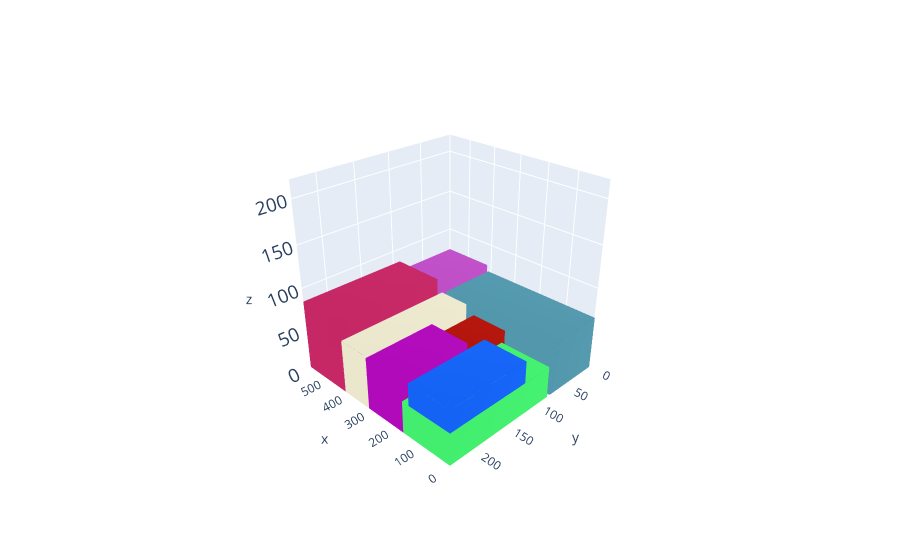

The notebook cell this image was saved under:
### Markdown cell above
# Plot the solution

### Code cell
cont, execution_time,total_volume,TOTAL_VOLUME = MLCP_function(alpha=4.0,beta=1.0,gamma=0.2,delta=0.5,p=0.05,instance=1,weight_restriction=True, max_distance_cg=10000)
print("cont despues de ejecutar MLCP")
L = cont.l;W = cont.w; H = cont.h

box_dims = []
for aabb in cont.aabbs:
  box_dims.append([aabb.xmin,aabb.ymin,aabb.zmin,aabb.xmax,aabb.ymax,aabb.zmax])

bxplot.plot_container([L,W,H], box_dims)

### Figure 1 — Plotly figure (JSON) as saved in the notebook; plotly's stock layout.template omitted (floating-point values rounded to 4 significant figures)
{"data": [{"color": "rgb(210.4910435719712,95.05052174903767,186.75316012502654)", "i": [7, 0, 0, 0, 4, 4, 2, 6, 4, 0, 3, 7], "j": [3, 4, 1, 2, 5, 6, 5, 5, 0, 1, 2, 2], "k": [0, 7, 2, 3, 6, 7, 1, 2, 5, 5, 7, 6], "opacity": 1, "type": "mesh3d", "x": [0, 0, 412, 412, 0, 0, 412, 412], "y": [0, 76, 76, 0, 0, 76, 76, 0], "z": [0, 0, 0, 0, 64, 64, 64, 64]}, {"color": "rgb(81.08272784206416,150.36238433930254,171.07082521625165)", "i": [7, 0, 0, 0, 4, 4, 2, 6, 4, 0, 3, 7], "j": [3, 4, 1, 2, 5, 6, 5, 5, 0, 1, 2, 2], "k": [0, 7, 2, 3, 6, 7, 1, 2, 5, 5, 7, 6], "opacity": 1, "type": "mesh3d", "x": [0, 0, 412, 412, 0, 0, 412, 412], "y": [0, 76, 76, 0, 0, 76, 76, 0], "z": [0, 0, 0, 0, 64, 64, 64, 64]}, {"color": "rgb(185.26243563312337,144.3470381534017,95.34586308061179)", "i": [7, 0, 0, 0, 4, 4, 2, 6, 4, 0, 3, 7], "j": [3, 4, 1, 2, 5, 6, 5, 5, 0, 1, 2, 2], "k": [0, 7, 2, 3, 6, 7, 1, 2, 5, 5, 7, 6], "opacity": 1, "type": "mesh3d", "x": [0, 0, 172, 172, 0, 0, 172, 172], "y": [81, 233, 233, 81, 81, 233, 233, 81], "z": [0, 0, 0, 0, 38, 38, 38, 38]}, {"color": "rgb(65.40182119647322,236.90545660641857,109.1433730898917)", "i": [7, 0, 0, 0, 4, 4, 2, 6, 4, 0, 3, 7], "j": [3, 4, 1, 2, 5, 6, 5, 5, 0, 1, 2, 2], "k": [0, 7, 2, 3, 6, 7, 1, 2, 5, 5, 7, 6], "opacity": 1, "type": "mesh3d", "x": [0, 0, 172, 172, 0, 0, 172, 172], "y": [81, 233, 233, 81, 81, 233, 233, 81], "z": [0, 0, 0, 0, 38, 38, 38, 38]}, {"color": "rgb(208.51640537822288,192.2209346911155,182.7066582561925)", "i": [7, 0, 0, 0, 4, 4, 2, 6, 4, 0, 3, 7], "j": [3, 4, 1, 2, 5, 6, 5, 5, 0, 1, 2, 2], "k": [0, 7, 2, 3, 6, 7, 1, 2, 5, 5, 7, 6], "opacity": 1, "type": "mesh3d", "x": [417, 417, 587, 587, 417, 417, 587, 587], "y": [0, 84, 84, 0, 0, 84, 84, 0], "z": [0, 0, 0, 0, 72, 72, 72, 72]}, {"color": "rgb(189.281781500884,78.00263571698396,197.33125523178887)", "i": [7, 0, 0, 0, 4, 4, 2, 6, 4, 0, 3, 7], "j": [3, 4, 1, 2, 5, 6, 5, 5, 0, 1, 2, 2], "k": [0, 7, 2, 3, 6, 7, 1, 2, 5, 5, 7, 6], "opacity": 1, "type": "mesh3d", "x": [417, 417, 587, 587, 417, 417, 587, 587], "y": [0, 84, 84, 0, 0, 84, 84, 0], "z": [0, 0, 0, 0, 72, 72, 72, 72]}, {"color": "rgb(214.08008010127378,236.45212463083996,180.0158349725747)", "i": [7, 0, 0, 0, 4, 4, 2, 6, 4, 0, 3, 7], "j": [3, 4, 1, 2, 5, 6, 5, 5, 0, 1, 2, 2], "k": [0, 7, 2, 3, 6, 7, 1, 2, 5, 5, 7, 6], "opacity": 1, "type": "mesh3d", "x": [417, 417, 587, 587, 417, 417, 587, 587], "y": [89, 233, 233, 89, 89, 233, 233, 89], "z": [0, 0, 0, 0, 84, 84, 84, 84]}, {"color": "rgb(196.2325116237177,37.490332835650236,99.33422326228627)", "i": [7, 0, 0, 0, 4, 4, 2, 6, 4, 0, 3, 7], "j": [3, 4, 1, 2, 5, 6, 5, 5, 0, 1, 2, 2], "k": [0, 7, 2, 3, 6, 7, 1, 2, 5, 5, 7, 6], "opacity": 1, "type": "mesh3d", "x": [417, 417, 587, 587, 417, 417, 587, 587], "y": [89, 233, 233, 89, 89, 233, 233, 89], "z": [0, 0, 0, 0, 84, 84, 84, 84]}, {"color": "rgb(22.58386985034135,111.96440937927125,86.65286874505688)", "i": [7, 0, 0, 0, 4, 4, 2, 6, 4, 0, 3, 7], "j": [3, 4, 1, 2, 5, 6, 5, 5, 0, 1, 2, 2], "k": [0, 7, 2, 3, 6, 7, 1, 2, 5, 5, 7, 6], "opacity": 1, "type": "mesh3d", "x": [314, 314, 417, 417, 314, 314, 417, 417], "y": [81, 233, 233, 81, 81, 233, 233, 81], "z": [0, 0, 0, 0, 64, 64, 64, 64]}, {"color": "rgb(233.0279967973375,229.80574211459268,203.6754704801464)", "i": [7, 0, 0, 0, 4, 4, 2, 6, 4, 0, 3, 7], "j": [3, 4, 1, 2, 5, 6, 5, 5, 0, 1, 2, 2], "k": [0, 7, 2, 3, 6, 7, 1, 2, 5, 5, 7, 6], "opacity": 1, "type": "mesh3d", "x": [314, 314, 417, 417, 314, 314, 417, 417], "y": [81, 233, 233, 81, 81, 233, 233, 81], "z": [0, 0, 0, 0, 64, 64, 64, 64]}, {"color": "rgb(217.67361282056405,219.7601336522647,91.51374515720086)", "i": [7, 0, 0, 0, 4, 4, 2, 6, 4, 0, 3, 7], "j": [3, 4, 1, 2, 5, 6, 5, 5, 0, 1, 2, 2], "k": [0, 7, 2, 3, 6, 7, 1, 2, 5, 5, 7, 6], "opacity": 1, "type": "mesh3d", "x": [172, 172, 312, 312, 172, 172, 312, 312], "y": [138, 233, 233, 138, 138, 233, 233, 138], "z": [0, 0, 0, 0, 62, 62, 62, 62]}, {"color": "rgb(174.79424947255663,8.440628869338727,184.82557797547355)", "i": [7, 0, 0, 0, 4, 4, 2, 6, 4, 0, 3, 7], "j": [3, 4, 1, 2, 5, 6, 5, 5, 0, 1, 2, 2], "k": [0, 7, 2, 3, 6, 7, 1, 2, 5, 5, 7, 6], "opacity": 1, "type": "mesh3d", "x": [172, 172, 312, 312, 172, 172, 312, 312], "y": [138, 233, 233, 138, 138, 233, 233, 138], "z": [0, 0, 0, 0, 62, 62, 62, 62]}, {"color": "rgb(250.7694649410602,151.52826713402536,161.33421154560725)", "i": [7, 0, 0, 0, 4, 4, 2, 6, 4, 0, 3, 7], "j": [3, 4, 1, 2, 5, 6, 5, 5, 0, 1, 2, 2], "k": [0, 7, 2, 3, 6, 7, 1, 2, 5, 5, 7, 6], "opacity": 1, "type": "mesh3d", "x": [172, 172, 295, 295, 172, 172, 295, 295], "y": [76, 136, 136, 76, 76, 136, 136, 76], "z": [0, 0, 0, 0, 51, 51, 51, 51]}, {"color": "rgb(177.204870799757,19.545283757664386,10.019153780859163)", "i": [7, 0, 0, 0, 4, 4, 2, 6, 4, 0, 3, 7], "j": [3, 4, 1, 2, 5, 6, 5, 5, 0, 1, 2, 2], "k": [0, 7, 2, 3, 6, 7, 1, 2, 5, 5, 7, 6], "opacity": 1, "type": "mesh3d", "x": [172, 172, 295, 295, 172, 172, 295, 295], "y": [76, 136, 136, 76, 76, 136, 136, 76], "z": [0, 0, 0, 0, 51, 51, 51, 51]}, {"color": "rgb(19.4264582337486,97.87989492282203,243.69431197697014)", "i": [7, 0, 0, 0, 4, 4, 2, 6, 4, 0, 3, 7], "j": [3, 4, 1, 2, 5, 6, 5, 5, 0, 1, 2, 2], "k": [0, 7, 2, 3, 6, 7, 1, 2, 5, 5, 7, 6], "opacity": 1, "type": "mesh3d", "x": [0, 0, 147, 147, 0, 0, 147, 147], "y": [122, 233, 233, 122, 122, 233, 233, 122], "z": [38, 38, 38, 38, 64, 64, 64, 64]}, {"color": "rgb(73.29089491991984,134.5740166437973,202.51701699463638)", "i": [7, 0, 0, 0, 4, 4, 2, 6, 4, 0, 3, 7], "j": [3, 4, 1, 2, 5, 6, 5, 5, 0, 1, 2, 2], "k": [0, 7, 2, 3, 6, 7, 1, 2, 5, 5, 7, 6], "opacity": 0, "type": "mesh3d", "x": [0, 0, 147, 147, 0, 0, 147, 147], "y": [122, 233, 233, 122, 122, 233, 233, 122], "z": [38, 38, 38, 38, 64, 64, 64, 64]}], "layout": {"autosize": false, "margin": {"b": 0, "l": 0, "r": 0, "t": 0}, "paper_bgcolor": "rgba(0,0,0,0)", "scene": {"camera": {"center": {"x": 0, "y": 0, "z": 0}, "eye": {"x": -2, "y": 2, "z": 1.5}, "up": {"x": 0, "y": 0, "z": 1}}, "xaxis": {"nticks": 10, "range": [0, 587], "showspikes": false}, "yaxis": {"nticks": 5, "range": [0, 233], "showspikes": false}, "zaxis": {"nticks": 5, "range": [0, 220], "tickfont": {"size": 15}}}}}
